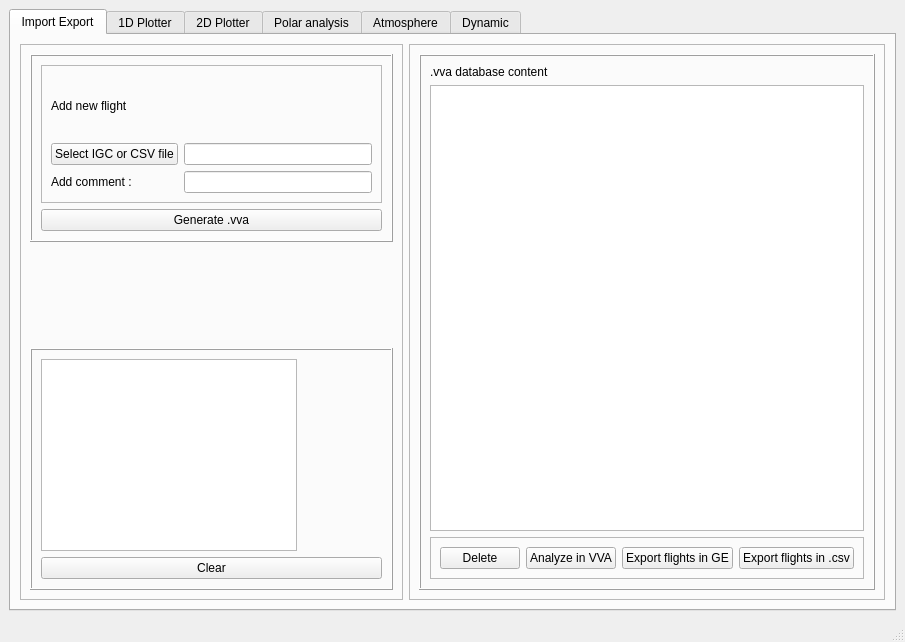
<?xml version="1.0" encoding="UTF-8"?>
<ui version="4.0">
 <class>MainWindow</class>
 <widget class="QMainWindow" name="MainWindow">
  <property name="geometry">
   <rect>
    <x>0</x>
    <y>0</y>
    <width>905</width>
    <height>642</height>
   </rect>
  </property>
  <property name="windowTitle">
   <string>Vector Software Utility v1.0.0</string>
  </property>
  <property name="windowOpacity">
   <double>1.000000000000000</double>
  </property>
  <widget class="QWidget" name="centralwidget">
   <layout class="QHBoxLayout" name="horizontalLayout">
    <item>
     <widget class="QTabWidget" name="tabWidget">
      <property name="currentIndex">
       <number>0</number>
      </property>
      <widget class="QWidget" name="inexport_tab">
       <attribute name="title">
        <string>Import Export</string>
       </attribute>
       <layout class="QHBoxLayout" name="horizontalLayout_2">
        <item>
         <widget class="QFrame" name="frame">
          <property name="frameShape">
           <enum>QFrame::StyledPanel</enum>
          </property>
          <property name="frameShadow">
           <enum>QFrame::Raised</enum>
          </property>
          <layout class="QVBoxLayout" name="verticalLayout_2">
           <item>
            <widget class="QFrame" name="frame_9">
             <property name="frameShape">
              <enum>QFrame::Box</enum>
             </property>
             <property name="frameShadow">
              <enum>QFrame::Raised</enum>
             </property>
             <layout class="QVBoxLayout" name="verticalLayout_3">
              <item>
               <widget class="QFrame" name="frame_4">
                <property name="frameShape">
                 <enum>QFrame::StyledPanel</enum>
                </property>
                <property name="frameShadow">
                 <enum>QFrame::Raised</enum>
                </property>
                <layout class="QGridLayout" name="gridLayout">
                 <item row="2" column="0">
                  <widget class="QLabel" name="label_2">
                   <property name="text">
                    <string>Add comment :</string>
                   </property>
                  </widget>
                 </item>
                 <item row="1" column="0">
                  <widget class="QPushButton" name="pushButton_load_file">
                   <property name="text">
                    <string>Select IGC or CSV file</string>
                   </property>
                  </widget>
                 </item>
                 <item row="2" column="1">
                  <widget class="QLineEdit" name="lineEdit_comment"/>
                 </item>
                 <item row="1" column="1">
                  <widget class="QLineEdit" name="lineEdit_file_path">
                   <property name="readOnly">
                    <bool>true</bool>
                   </property>
                  </widget>
                 </item>
                 <item row="0" column="0">
                  <widget class="QLabel" name="label">
                   <property name="text">
                    <string>Add new flight </string>
                   </property>
                  </widget>
                 </item>
                </layout>
               </widget>
              </item>
              <item>
               <widget class="QPushButton" name="pushButton_generate_vva">
                <property name="text">
                 <string>Generate .vva</string>
                </property>
               </widget>
              </item>
             </layout>
            </widget>
           </item>
           <item>
            <spacer name="horizontalSpacer">
             <property name="orientation">
              <enum>Qt::Horizontal</enum>
             </property>
             <property name="sizeHint" stdset="0">
              <size>
               <width>40</width>
               <height>20</height>
              </size>
             </property>
            </spacer>
           </item>
           <item>
            <spacer name="horizontalSpacer_2">
             <property name="orientation">
              <enum>Qt::Horizontal</enum>
             </property>
             <property name="sizeHint" stdset="0">
              <size>
               <width>40</width>
               <height>20</height>
              </size>
             </property>
            </spacer>
           </item>
           <item>
            <spacer name="horizontalSpacer_5">
             <property name="orientation">
              <enum>Qt::Horizontal</enum>
             </property>
             <property name="sizeHint" stdset="0">
              <size>
               <width>40</width>
               <height>20</height>
              </size>
             </property>
            </spacer>
           </item>
           <item>
            <spacer name="horizontalSpacer_4">
             <property name="orientation">
              <enum>Qt::Horizontal</enum>
             </property>
             <property name="sizeHint" stdset="0">
              <size>
               <width>40</width>
               <height>20</height>
              </size>
             </property>
            </spacer>
           </item>
           <item>
            <spacer name="horizontalSpacer_3">
             <property name="orientation">
              <enum>Qt::Horizontal</enum>
             </property>
             <property name="sizeHint" stdset="0">
              <size>
               <width>40</width>
               <height>20</height>
              </size>
             </property>
            </spacer>
           </item>
           <item>
            <widget class="QFrame" name="frame_3">
             <property name="frameShape">
              <enum>QFrame::Box</enum>
             </property>
             <property name="frameShadow">
              <enum>QFrame::Raised</enum>
             </property>
             <layout class="QVBoxLayout" name="verticalLayout">
              <item>
               <widget class="QTextEdit" name="textEdit_log">
                <property name="sizePolicy">
                 <sizepolicy hsizetype="Fixed" vsizetype="Fixed">
                  <horstretch>0</horstretch>
                  <verstretch>0</verstretch>
                 </sizepolicy>
                </property>
               </widget>
              </item>
              <item>
               <widget class="QPushButton" name="pushButton_clear_log">
                <property name="text">
                 <string>Clear</string>
                </property>
               </widget>
              </item>
             </layout>
            </widget>
           </item>
          </layout>
         </widget>
        </item>
        <item>
         <widget class="QFrame" name="frame_2">
          <property name="frameShape">
           <enum>QFrame::StyledPanel</enum>
          </property>
          <property name="frameShadow">
           <enum>QFrame::Raised</enum>
          </property>
          <layout class="QVBoxLayout" name="verticalLayout_5">
           <item>
            <widget class="QFrame" name="frame_6">
             <property name="frameShape">
              <enum>QFrame::Box</enum>
             </property>
             <property name="frameShadow">
              <enum>QFrame::Raised</enum>
             </property>
             <layout class="QVBoxLayout" name="verticalLayout_4">
              <item>
               <widget class="QLabel" name="label_3">
                <property name="text">
                 <string>.vva database content</string>
                </property>
               </widget>
              </item>
              <item>
               <widget class="QTableWidget" name="tableWidget_database"/>
              </item>
              <item>
               <widget class="QFrame" name="frame_8">
                <property name="frameShape">
                 <enum>QFrame::StyledPanel</enum>
                </property>
                <property name="frameShadow">
                 <enum>QFrame::Raised</enum>
                </property>
                <layout class="QHBoxLayout" name="horizontalLayout_5">
                 <item>
                  <widget class="QPushButton" name="pushButton_delete_entry">
                   <property name="text">
                    <string>Delete</string>
                   </property>
                  </widget>
                 </item>
                 <item>
                  <widget class="QPushButton" name="pushButton_analyze_entry">
                   <property name="text">
                    <string>Analyze in VVA</string>
                   </property>
                  </widget>
                 </item>
                 <item>
                  <widget class="QPushButton" name="pushButton_export_entry_ge">
                   <property name="text">
                    <string>Export flights in GE</string>
                   </property>
                  </widget>
                 </item>
                 <item>
                  <widget class="QPushButton" name="pushButton_export_entry_csv">
                   <property name="text">
                    <string>Export flights in .csv</string>
                   </property>
                  </widget>
                 </item>
                </layout>
               </widget>
              </item>
             </layout>
            </widget>
           </item>
          </layout>
         </widget>
        </item>
       </layout>
      </widget>
      <widget class="QWidget" name="oneDplotter_tab">
       <attribute name="title">
        <string>1D Plotter</string>
       </attribute>
      </widget>
      <widget class="QWidget" name="twoDplotter_tab">
       <attribute name="title">
        <string>2D Plotter</string>
       </attribute>
      </widget>
      <widget class="QWidget" name="polar_tab">
       <attribute name="title">
        <string>Polar analysis</string>
       </attribute>
      </widget>
      <widget class="QWidget" name="atmo_tab">
       <attribute name="title">
        <string>Atmosphere</string>
       </attribute>
      </widget>
      <widget class="QWidget" name="dynamic_tab">
       <attribute name="title">
        <string>Dynamic</string>
       </attribute>
      </widget>
     </widget>
    </item>
   </layout>
  </widget>
  <widget class="QMenuBar" name="menubar">
   <property name="geometry">
    <rect>
     <x>0</x>
     <y>0</y>
     <width>905</width>
     <height>21</height>
    </rect>
   </property>
  </widget>
  <widget class="QStatusBar" name="statusbar"/>
 </widget>
 <resources/>
 <connections/>
</ui>
